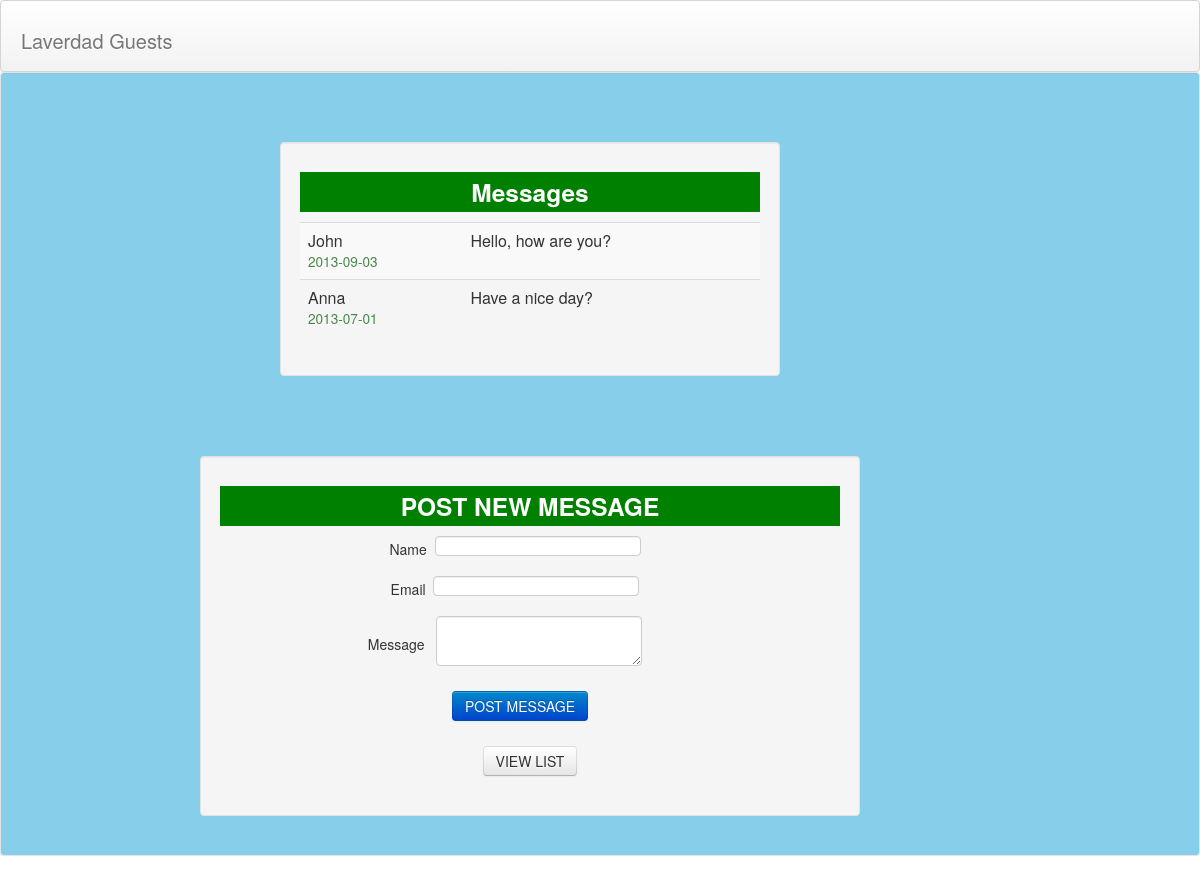
The page / on the database its author committed.
### tables this page shows
CREATE TABLE IF NOT EXISTS `messages` (
  `id` int(11) NOT NULL AUTO_INCREMENT,
  `name` varchar(100) NOT NULL,
  `message` varchar(200) NOT NULL,
  `email` varchar(100) NOT NULL,
  `date_posted` date NOT NULL,
  `is_approved` enum('Y','N') NOT NULL,
  PRIMARY KEY (`id`)
);

### MessageDAO.php (called while the page is built, shortened)
<?php
class MessageDAO {
    public static function view_approved(){
        $query = "SELECT * FROM messages WHERE is_approved = 'Y' ";
        $result = mysql_query($query);
        $list = array();
        if(mysql_num_rows($result)>0){
            while($row = mysql_fetch_assoc($result)){
                $list[] = $row;
            }
        }
        return $list;
    }
}
?>

### index.php (the view, shortened to what this page needs)
<?php
$lists = MessageDAO::view_approved();
?>
<html>
<head>
	<link type = "text/css" rel = "stylesheet" href = "css/bootstrap.css" >
</head>
<div class="navbar">
        <div class="navbar-inner">
          <div class="container">
            <h1><a href="index.php" class="brand text-success">Laverdad Guests</a></h1>
          </div>
        </div>
        <div class = "container well" style = "background:skyblue">
				<div class = "container">
					<div class="span6 offset3 well" style = "margin-top:50px">
						<table class = "table table-striped">
							<caption><h3 style = "background:green; color:white">Messages</h3></caption>
							<?php foreach ($lists as $list):?>
							<tr>
								<td><?php echo $list['name'];?><br><small class="text-success"><?php echo $list['date_posted'];?></small></td>
								<td><?php echo $list['message'];?></td>
							</tr>
							<?php endforeach;?>
						</table>
					</div>
				</div>
				<br><br><br>
				<div class = "container">
					<div class="span8 offset2 well">
						<center>
							<div class = "row"><h3 style = "background:green; color:white; margin-left:20px">POST NEW MESSAGE</h3></div>
							<form action = "validateMessage.php" method = 'POST'>
							<div class = "row">
								<div class = 'container'>
									<div class = 'span6'>
										<p style = 'margin-left:130px'>Name&nbsp&nbsp<input type = "text" name = "fname" id = "fname" onblur = 'check_name()' ></p>
									</div>
									<div class = 'span2'>
									</div>
								</div>
							</div>
							<div class = "row">
								<div class = 'container'>
									<div class = 'span6'>
										<p style = 'margin-left:130px'>Email&nbsp&nbsp<input type = "text" name = "email" id = "email" onblur = 'check_email()' ></p>
									</div>
									<div class = 'span2'>
									</div>
								</div>
							</div>
							<div class = "row">
								<div class = 'container'>
									<div class = 'span6'>
										<p style = 'margin-left:110px'>Message&nbsp&nbsp <textarea type = "text" name = "message" id = "message" onblur = 'check_message()' ></textarea></p>
									</div>
									<div class = 'span2'>
									</div>
								</div>
							</div>
							<div class = "row">
								<input type = 'submit' onclick = 'return validate()' name = "send" value = "POST MESSAGE" class = "btn btn-primary">
							</div>
							</form>
							<form action = "view_all.php">
							<input type = "submit" value = "VIEW LIST" class = "btn btn-default">
							</form>
						</center>
					</div>
				</div>
		</div>
	</div>
</html>

### rows shown on the page
messages: name "John", date_posted "2013-09-03", message "Hello, how are you?"
messages: name "Anna", date_posted "2013-07-01", message "Have a nice day?"
